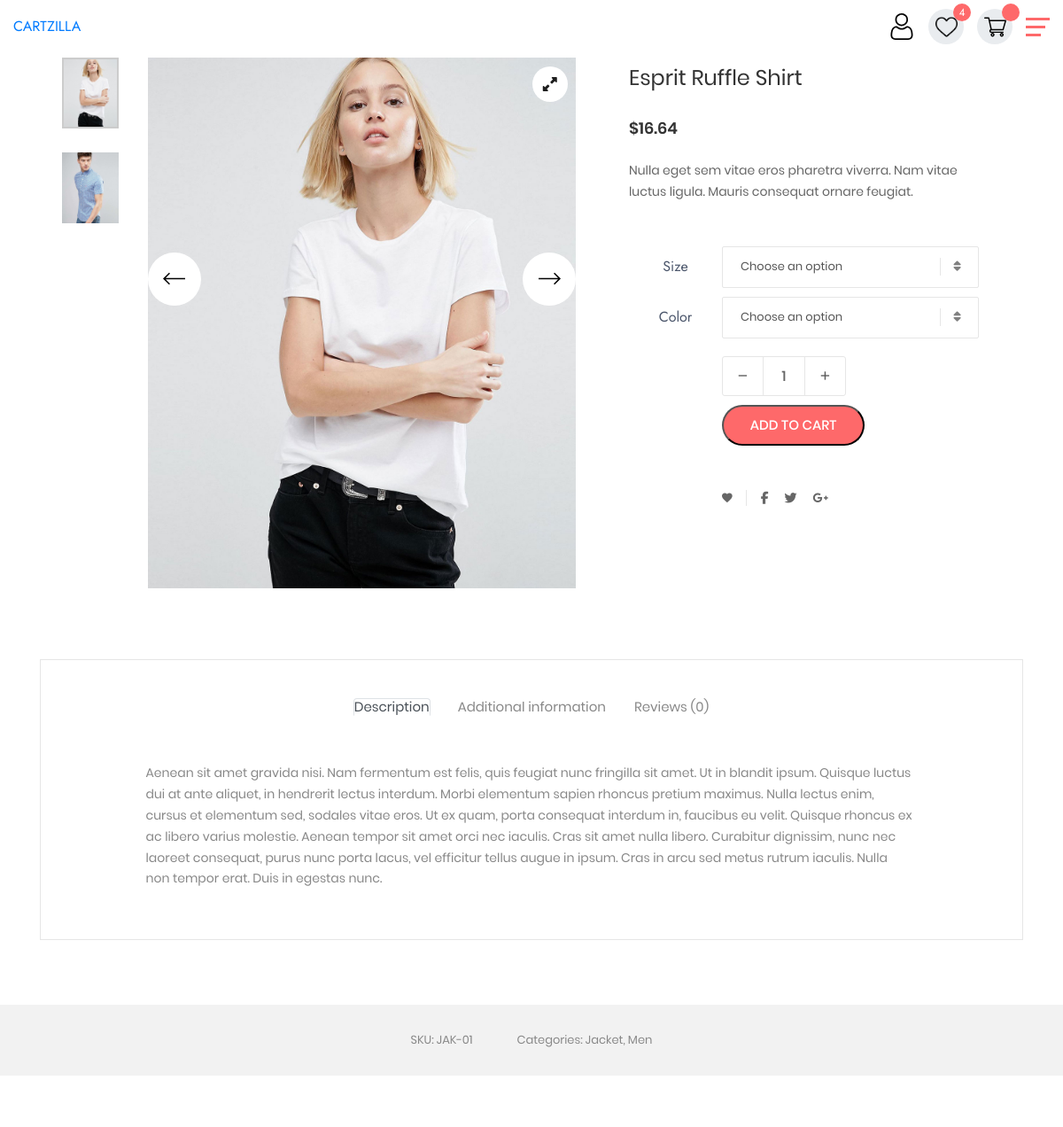
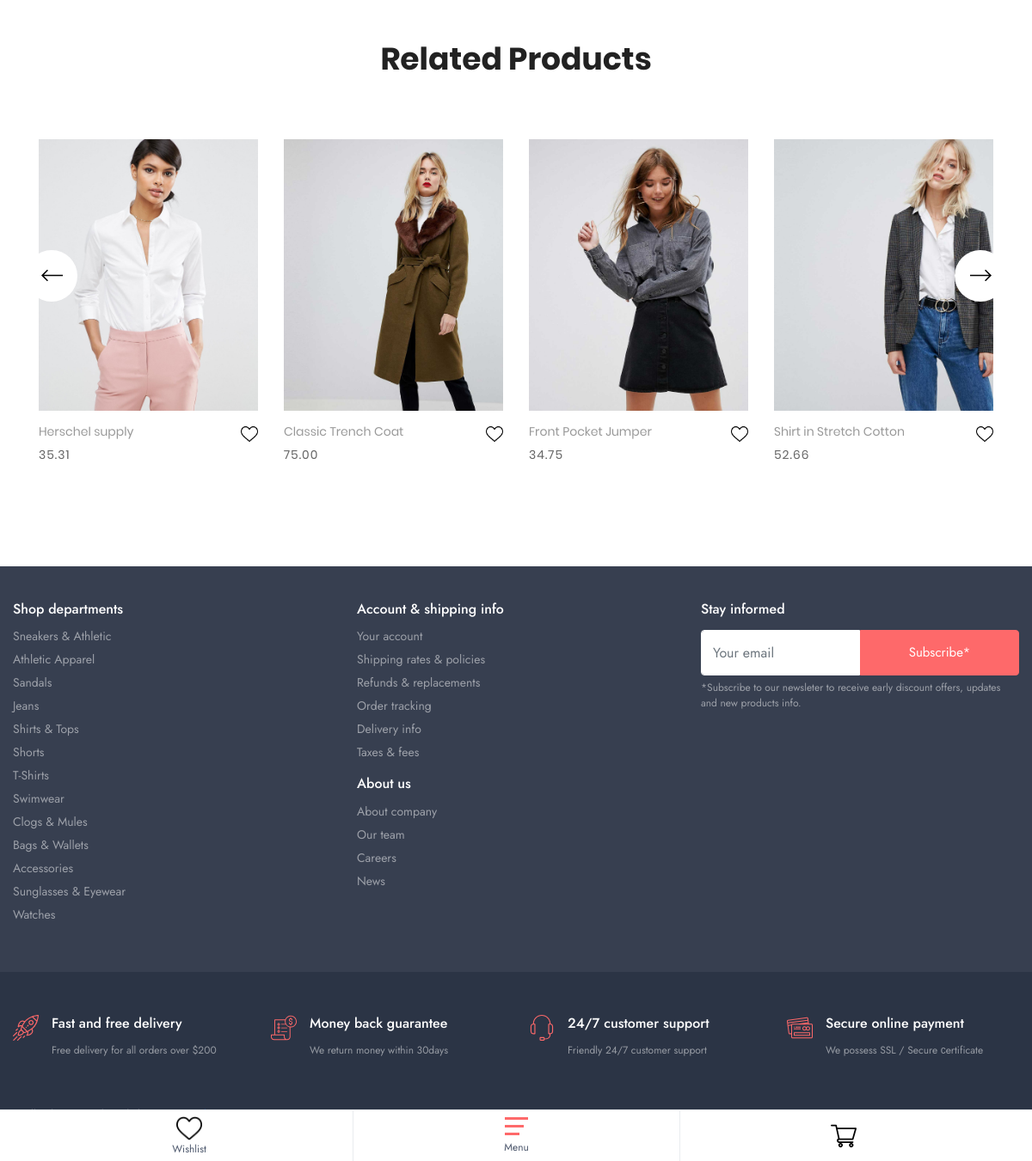
/pro-detail.php?id=1, run on the app's committed database (2 pictures, top to bottom).
### tables this page shows
CREATE TABLE IF NOT EXISTS `products` (
  `product_id` mediumint(8) UNSIGNED NOT NULL AUTO_INCREMENT,
  `product_name` varchar(100) NOT NULL,
  `price` text NOT NULL,
  `total_stock` int(11) NOT NULL,
  `product_image` varchar(100) NOT NULL,
  `category_id` int(11) NOT NULL,
  `short_description` text NOT NULL,
  `product_image2` varchar(100) DEFAULT NULL,
  `product_image3` varchar(100) DEFAULT NULL,
  PRIMARY KEY (`product_id`)
);

### Connection.php (called while the page is built, shortened)
<?php
    class DbConnection{
        private $host = 'localhost';
        private $username = 'root';
        private $password = '';
        private $database = 'cartzilla';
        protected $connection;
        public function __construct(){
            if (!isset($this->connection)):
                $this->connection = new mysqli(
                    $this->host,
                    $this->username,
                    $this->password,
                    $this->database
                );
            endif;
            return $this->connection;
        }
    }
?>

### Functions.php (called while the page is built, shortened)
<?php
	include 'Connection.php';
	class User extends DbConnection{
        public function details($sql){
            $query = $this->connection->query($sql);
            $row = $query->fetch_array();
            if($row):
                return $row;
            else:
                return false;
            endif;
        }
        public function query($sql){
            $query = $this->connection->query($sql);
            return $query;
        }
    }
?>

### pro-detail.php (the view, shortened to what this page needs)
<?php
		include 'layout/header.php';
		include 'Functions.php';
		$user = new User();
        $product_id = $_GET['id'];
        $query = "SELECT * FROM products WHERE product_id='$product_id' LIMIT 1";
		$row = $user->query($query);
        if($row):
            $array = $row->fetch_array();
            if($array):
                $product_name = $array[1];
                $price = $array[2];
                $category_id = $array[5];
            endif;
		endif;
    ?>
	<section class="sec-product-detail bg0 p-t-65 p-b-60">
		<div class="container">
			<div class="row">
				<div class="col-md-6 col-lg-7 p-b-30">
					<div class="p-l-25 p-r-30 p-lr-0-lg">
						<div class="wrap-slick3 flex-sb flex-w">
							<div class="wrap-slick3-dots"></div>
							<div class="slick3 gallery-lb">
                                <?php
                                    $query = "SELECT * FROM products WHERE product_id='$product_id' LIMIT 1";
                                    $row = $user->query($query);
                                    if($row):
                                        while($array = $row->fetch_array()):
                                            ?>
                                                <div class="item-slick3" data-thumb="images/<?php echo $array[4]; ?>">
                                                    <div class="wrap-pic-w pos-relative">
                                                        <img class="w-full" src="images/<?php echo $array[4]; ?>" alt="IMG-PRODUCT">
                                                        <a class="flex-c-m size-108 how-pos1 bor0 fs-16 cl10 bg0 hov-btn3 trans-04" href="images/<?php echo $array[4]; ?>">
                                                            <i class="fa fa-expand"></i>
                                                        </a>
                                                    </div>
												</div>
                                            <?php
                                        endwhile;
                                    endif;
                                ?>
							</div>
						</div>
					</div>
				</div>
				<div class="col-md-6 col-lg-5 p-b-30">
					<div class="p-r-50 p-t-5 p-lr-0-lg">
						<h4 class="mtext-105 cl2 js-name-detail p-b-14">
							<?php echo $product_name; ?>
						</h4>
						<span class="mtext-106 cl2">
							$<?php echo $price; ?>
						</span>
						<p class="stext-102 cl3 p-t-23">
							Nulla eget sem vitae eros pharetra viverra. Nam vitae luctus ligula. Mauris consequat ornare feugiat.
						</p>
						<form class="add_to_cart_form" action="" method="post">
							<div class="p-t-33">
								<div class="flex-w flex-r-m p-b-10">
									<div class="size-203 flex-c-m respon6">
										Size
									</div>
									<div class="size-204 respon6-next">
										<div class="rs1-select2 bor8 bg0">
										</div>
									</div>
								</div>
								<div class="flex-w flex-r-m p-b-10">
									<div class="size-203 flex-c-m respon6">
										Color
									</div>
									<div class="size-204 respon6-next">
										<div class="rs1-select2 bor8 bg0">
										</div>
									</div>
								</div>
								<div class="flex-w flex-r-m p-b-10">
									<div class="size-204 flex-w flex-m respon6-next">
										<div class="wrap-num-product flex-w m-r-20 m-tb-10">
											<div class="btn-num-product-down cl8 hov-btn3 trans-04 flex-c-m">
												<i class="fs-16 zmdi zmdi-minus"></i>
											</div>
											<input class="mtext-104 cl3 txt-center num-product" type="number" name="num-product" value="1">
											<div class="btn-num-product-up cl8 hov-btn3 trans-04 flex-c-m">
												<i class="fs-16 zmdi zmdi-plus"></i>
											</div>
										</div>
										<button type="submit" class="flex-c-m stext-101 cl0 size-101 bg1 bor1 hov-btn1 p-lr-15 trans-04 js-addcart-detail">
											Add to cart
										</button>
									</div>
								</div>
							</div>
						</form>
						<div class="flex-w flex-m p-l-100 p-t-40 respon7">
							<div class="flex-m bor9 p-r-10 m-r-11">
								<a href="#" class="fs-14 cl3 hov-cl1 trans-04 lh-10 p-lr-5 p-tb-2 js-addwish-detail tooltip100" data-tooltip="Add to Wishlist">
									<i class="zmdi zmdi-favorite"></i>
								</a>
							</div>
							<a href="#" class="fs-14 cl3 hov-cl1 trans-04 lh-10 p-lr-5 p-tb-2 m-r-8 tooltip100" data-tooltip="Facebook">
								<i class="fa fa-facebook"></i>
							</a>
							<a href="#" class="fs-14 cl3 hov-cl1 trans-04 lh-10 p-lr-5 p-tb-2 m-r-8 tooltip100" data-tooltip="Twitter">
								<i class="fa fa-twitter"></i>
							</a>
							<a href="#" class="fs-14 cl3 hov-cl1 trans-04 lh-10 p-lr-5 p-tb-2 m-r-8 tooltip100" data-tooltip="Google Plus">
								<i class="fa fa-google-plus"></i>
							</a>
						</div>
					</div>
				</div>
			</div>
			<div class="bor10 m-t-50 p-t-43 p-b-40">
				<div class="tab01">
					<ul class="nav nav-tabs" role="tablist">
						<li class="nav-item p-b-10">
							<a class="nav-link active" data-toggle="tab" href="#description" role="tab">Description</a>
						</li>
						<li class="nav-item p-b-10">
							<a class="nav-link" data-toggle="tab" href="#information" role="tab">Additional information</a>
						</li>
						<li class="nav-item p-b-10">
							<a class="nav-link" data-toggle="tab" href="#reviews" role="tab">Reviews
								<?php
									$sql = "SELECT count(*) as cnt FROM product_reviews WHERE product_id='$product_id'";
									$row = $user->details($sql);
									if($row):
										echo "(".$row['cnt'].")";
									endif;
								?>
							</a>
						</li>
					</ul>
					<div class="tab-content p-t-43">
						<div class="tab-pane fade show active" id="description" role="tabpanel">
							<div class="how-pos2 p-lr-15-md">
								<p class="stext-102 cl6">
									Aenean sit amet gravida nisi. Nam fermentum est felis, quis feugiat nunc fringilla sit amet. Ut in blandit ipsum. Quisque luctus dui at ante aliquet, in hendrerit lectus interdum. Morbi elementum sapien rhoncus pretium maximus. Nulla lectus enim, cursus et elementum sed, sodales vitae eros. Ut ex quam, porta consequat interdum in, faucibus eu velit. Quisque rhoncus ex ac libero varius molestie. Aenean tempor sit amet orci nec iaculis. Cras sit amet nulla libero. Curabitur dignissim, nunc nec laoreet consequat, purus nunc porta lacus, vel efficitur tellus augue in ipsum. Cras in arcu sed metus rutrum iaculis. Nulla non tempor erat. Duis in egestas nunc.
								</p>
							</div>
						</div>
					</div>
				</div>
			</div>
		</div>
		<div class="bg6 flex-c-m flex-w size-302 m-t-73 p-tb-15">
			<span class="stext-107 cl6 p-lr-25">
				SKU: JAK-01
			</span>
			<span class="stext-107 cl6 p-lr-25">
				Categories: Jacket, Men
			</span>
		</div>
	</section>
	<section class="sec-relate-product bg0 p-t-45 p-b-105">
		<div class="container">
			<div class="p-b-45">
				<h3 class="ltext-106 cl5 txt-center">
					Related Products
				</h3>
			</div>
			<div class="wrap-slick2">
				<div class="slick2">
					<?php
						$query = "SELECT * FROM products WHERE category_id='$category_id' AND product_id!='$product_id' LIMIT 8";
						$row = $user->query($query);
						if($row):
							while($array = $row->fetch_array()):
								?>
									<div class="item-slick2 p-l-15 p-r-15 p-t-15 p-b-15">
										<div class="block2">
											<div class="block2-pic hov-img0">
												<img src="images/<?php echo $array[4] ?>" alt="IMG-PRODUCT">
											</div>
											<div class="block2-txt flex-w flex-t p-t-14">
												<div class="block2-txt-child1 flex-col-l ">
													<a href="product-detail.php?id=<?php echo $array[0]; ?>" class="stext-104 cl4 hov-cl1 trans-04 js-name-b2 p-b-6">
														<?php echo $array[1] ?>
													</a>
													<span class="stext-105 cl3">
														<?php echo $array[2] ?>
													</span>
												</div>
												<div class="block2-txt-child2 flex-r p-t-3">
													<a href="#" class="btn-addwish-b2 dis-block pos-relative js-addwish-b2">
													<img class="w-h-20 icon-heart1 dis-block trans-04" src="images/icon/heart-01.png">
													</a>
												</div>
											</div>
										</div>
									</div>
								<?php
							endwhile;
						endif;
					?>
				</div>
			</div>
		</div>
	</section>
	<?php include 'layout/footer.php'; ?>

### css/main.css (style rules this page uses)
.container { max-width: 1380px; }
@media (max-width: 1600px) { .container { max-width: 1200px; } }
.slick-slide { outline: none !important; }
.wrap-slick2 { position: relative; margin-right: -15px; margin-left: -15px; }
.wrap-slick3 { position: relative; }
.wrap-slick3-dots { width: 11.111111%; }
.slick3 { width: 83.333333%; }
.tab01 .nav-tabs { display: -webkit-box; display: -webkit-flex; display: -moz-box; display: -ms-flexbox; display: flex; flex-wrap: wrap; justify-content: center; align-items: center; border: none; }
.tab01 .nav-tabs .nav-item { margin: 0px 15px; }
.tab01 .nav-link { font-family: Poppins-Regular; font-size: 15px; color: #888; line-height: 1.2; padding: 0; border-radius: 0px; border: none; border-bottom: 1px solid transparent; -webkit-transition: all 0.4s; -o-transition: all 0.4s; -moz-transition: all 0.4s; transition: all 0.4s; }
.tab01 .nav-link.active { color: #333; border-color: #797979; }
.wrap-num-product { width: 140px; height: 45px; border: 1px solid #e6e6e6; border-radius: 3px; overflow: hidden; }
.btn-num-product-up, .btn-num-product-down { width: 45px; height: 100%; cursor: pointer; }
.num-product { width: calc(100% - 90px); height: 100%; border:none; border-left: 1px solid #e6e6e6; border-right: 1px solid #e6e6e6; background-color: white; }
input.num-product { -moz-appearance: textfield; appearance: none; -webkit-appearance: none; }
.tooltip100 { position: relative; }
.tooltip100::after { content: attr(data-tooltip); font-family: Poppins-Regular; font-size: 12px; color: #888; line-height: 18px; white-space: nowrap; display: block; position: absolute; background: #fff; border: 1px solid #ccc; height: 20px; padding: 0px 8px; top: -35px; left: 50%; -webkit-transform: translateX(-50%); -moz-transform: translateX(-50%); -ms-transform: translateX(-50%); -o-transform: translateX(-50%); transform: translateX(-50%); box-shadow: 0 3px 6px 0px rgba(0,0,0,0.18); -moz-box-shadow: 0 3px 6px 0px rgba(0,0,0,0.18); -webkit-box-shadow: 0 3px 6px 0px rgba(0,0,0,0.18); -o-box-shadow: 0 3px 6px 0px rgba(0,0,0,0.18); -ms-box-shadow: 0 3px 6px 0px rgba(0,0,0,0.18); -webkit-transition: all 0.2s; -o-transition: all 0.2s; -moz-transition: all 0.2s; transition: all 0.2s; visibility: hidden; opacity: 0; }
.block2-pic { position: relative; }
.block2-txt-child1 { width: calc(100% - 30px); }
.block2-txt-child2 { width: 30px; }
.cl0 { color: #fff; }
.cl2 { color: #333; }
.cl3 { color: #666; }
.cl4 { color: #999; }
.cl5 { color: #222; }
.cl6 { color: #888; }
.cl8 { color: #555; }
.cl10 { color: #1d1d1d; }
.stext-101 { font-family: Poppins-Medium; font-size: 15px; line-height: 1.466667; text-transform: uppercase; }
.stext-102 { font-family: Poppins-Regular; font-size: 14px; line-height: 1.7; }
.stext-104 { font-family: Poppins-Regular; font-size: 14px; line-height: 1.466667; }
.stext-105 { font-family: Poppins-Regular; font-size: 14px; line-height: 1.466667; letter-spacing: 1px; }
.stext-107 { font-family: Poppins-Regular; font-size: 13px; line-height: 1.923; }
.mtext-104 { font-family: Poppins-Medium; font-size: 16px; line-height: 1.6; }
.mtext-105 { font-family: Poppins-Regular; font-size: 24px; line-height: 1.5; }
.mtext-106 { font-family: Poppins-SemiBold; font-size: 18px; line-height: 1.388888; }
.ltext-106 { font-family: Poppins-Bold; font-size: 36px; line-height: 1.2; }
.size-101 { min-width: 161px; height: 46px; }
.size-108 { width: 40px; height: 40px; }
.size-203 { width: 105px; }
.size-204 { width: calc(100% - 105px); }
.size-302 { min-height: 80px; }
.bg0 { background-color: #fff; }
.bg1 { background-color: #fe696a; }
.bg6 { background-color: #f2f2f2; }
.bor0 { border-radius: 50%; }
.bor1 { border-radius: 23px; }
.bor8 { border: 1px solid #e6e6e6; border-radius: 2px; }
.bor9 { border-right: 1px solid #e6e6e6; }
.bor10 { border: 1px solid #e6e6e6; }
.how-pos1 { position: absolute; top: 10px; right: 10px; }
.how-pos2 { padding-left: 10.7%; padding-right: 11%; }
.hov-img0 { display: block; overflow: hidden; }
.hov-img0 img { width: 100%; -webkit-transition: transform 0.9s ease; -o-transition: transform 0.9s ease; -moz-transition: transform 0.9s ease; transition: transform 0.9s ease; }

### data on the page
products: product_image (picture), product_name "Esprit Ruffle Shirt", price "16.64"
products: product_image (picture), product_name "Herschel supply", price "35.31"
products: product_image (picture), product_name "Classic Trench Coat", price "75.00"
products: product_image (picture), product_name "Front Pocket Jumper", price "34.75"
products: product_image (picture), product_name "Shirt in Stretch Cotton", price "52.66"

### other printed values
$row['cnt'] "0"
